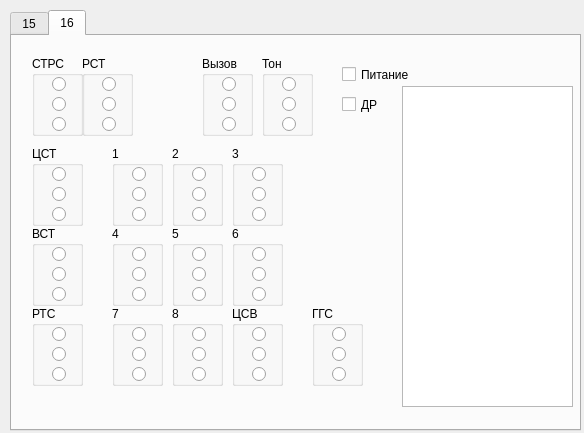
<?xml version="1.0" encoding="UTF-8"?>
<ui version="4.0">
 <class>MainWindow</class>
 <widget class="QMainWindow" name="MainWindow">
  <property name="geometry">
   <rect>
    <x>0</x>
    <y>0</y>
    <width>584</width>
    <height>433</height>
   </rect>
  </property>
  <property name="windowTitle">
   <string>MainWindow</string>
  </property>
  <property name="styleSheet">
   <string notr="true"/>
  </property>
  <widget class="QWidget" name="centralWidget">
   <widget class="QTabWidget" name="tabWidget">
    <property name="geometry">
     <rect>
      <x>10</x>
      <y>10</y>
      <width>571</width>
      <height>421</height>
     </rect>
    </property>
    <property name="currentIndex">
     <number>1</number>
    </property>
    <widget class="QWidget" name="widget">
     <attribute name="title">
      <string>15</string>
     </attribute>
     <widget class="QCheckBox" name="checkBox_2">
      <property name="geometry">
       <rect>
        <x>0</x>
        <y>10</y>
        <width>70</width>
        <height>17</height>
       </rect>
      </property>
      <property name="text">
       <string>Питание</string>
      </property>
     </widget>
     <widget class="QCheckBox" name="checkBox">
      <property name="geometry">
       <rect>
        <x>120</x>
        <y>10</y>
        <width>70</width>
        <height>21</height>
       </rect>
      </property>
      <property name="text">
       <string>ДР</string>
      </property>
     </widget>
     <widget class="QGroupBox" name="groupBox_5">
      <property name="geometry">
       <rect>
        <x>100</x>
        <y>140</y>
        <width>51</width>
        <height>80</height>
       </rect>
      </property>
      <property name="title">
       <string>Сброс</string>
      </property>
      <widget class="QRadioButton" name="radioButton_13">
       <property name="geometry">
        <rect>
         <x>20</x>
         <y>20</y>
         <width>16</width>
         <height>17</height>
        </rect>
       </property>
       <property name="text">
        <string/>
       </property>
      </widget>
      <widget class="QRadioButton" name="radioButton_14">
       <property name="geometry">
        <rect>
         <x>20</x>
         <y>40</y>
         <width>16</width>
         <height>17</height>
        </rect>
       </property>
       <property name="text">
        <string/>
       </property>
      </widget>
      <widget class="QRadioButton" name="radioButton_15">
       <property name="geometry">
        <rect>
         <x>20</x>
         <y>60</y>
         <width>16</width>
         <height>17</height>
        </rect>
       </property>
       <property name="text">
        <string/>
       </property>
      </widget>
     </widget>
     <widget class="QGroupBox" name="groupBox_3">
      <property name="geometry">
       <rect>
        <x>130</x>
        <y>40</y>
        <width>51</width>
        <height>80</height>
       </rect>
      </property>
      <property name="title">
       <string>Вызов</string>
      </property>
      <widget class="QRadioButton" name="radioButton_7">
       <property name="geometry">
        <rect>
         <x>20</x>
         <y>20</y>
         <width>16</width>
         <height>17</height>
        </rect>
       </property>
       <property name="text">
        <string/>
       </property>
      </widget>
      <widget class="QRadioButton" name="radioButton_8">
       <property name="geometry">
        <rect>
         <x>20</x>
         <y>40</y>
         <width>16</width>
         <height>17</height>
        </rect>
       </property>
       <property name="text">
        <string/>
       </property>
      </widget>
      <widget class="QRadioButton" name="radioButton_9">
       <property name="geometry">
        <rect>
         <x>20</x>
         <y>60</y>
         <width>16</width>
         <height>17</height>
        </rect>
       </property>
       <property name="text">
        <string/>
       </property>
      </widget>
     </widget>
     <widget class="QGroupBox" name="CTPC">
      <property name="geometry">
       <rect>
        <x>0</x>
        <y>40</y>
        <width>51</width>
        <height>80</height>
       </rect>
      </property>
      <property name="title">
       <string>СТРС</string>
      </property>
      <widget class="QRadioButton" name="radioButton">
       <property name="geometry">
        <rect>
         <x>20</x>
         <y>20</y>
         <width>16</width>
         <height>17</height>
        </rect>
       </property>
       <property name="text">
        <string/>
       </property>
      </widget>
      <widget class="QRadioButton" name="radioButton_2">
       <property name="geometry">
        <rect>
         <x>20</x>
         <y>40</y>
         <width>16</width>
         <height>17</height>
        </rect>
       </property>
       <property name="text">
        <string/>
       </property>
      </widget>
      <widget class="QRadioButton" name="radioButton_3">
       <property name="geometry">
        <rect>
         <x>20</x>
         <y>60</y>
         <width>16</width>
         <height>17</height>
        </rect>
       </property>
       <property name="text">
        <string/>
       </property>
      </widget>
     </widget>
     <widget class="QGroupBox" name="groupBox_2">
      <property name="geometry">
       <rect>
        <x>70</x>
        <y>40</y>
        <width>51</width>
        <height>80</height>
       </rect>
      </property>
      <property name="title">
       <string>РСТ</string>
      </property>
      <widget class="QRadioButton" name="radioButton_4">
       <property name="geometry">
        <rect>
         <x>20</x>
         <y>20</y>
         <width>16</width>
         <height>17</height>
        </rect>
       </property>
       <property name="text">
        <string/>
       </property>
      </widget>
      <widget class="QRadioButton" name="radioButton_5">
       <property name="geometry">
        <rect>
         <x>20</x>
         <y>40</y>
         <width>16</width>
         <height>17</height>
        </rect>
       </property>
       <property name="text">
        <string/>
       </property>
      </widget>
      <widget class="QRadioButton" name="radioButton_6">
       <property name="geometry">
        <rect>
         <x>20</x>
         <y>60</y>
         <width>16</width>
         <height>17</height>
        </rect>
       </property>
       <property name="text">
        <string/>
       </property>
      </widget>
     </widget>
     <widget class="QGroupBox" name="groupBox_4">
      <property name="geometry">
       <rect>
        <x>30</x>
        <y>140</y>
        <width>51</width>
        <height>80</height>
       </rect>
      </property>
      <property name="title">
       <string>РТС</string>
      </property>
      <widget class="QRadioButton" name="radioButton_10">
       <property name="geometry">
        <rect>
         <x>20</x>
         <y>20</y>
         <width>16</width>
         <height>17</height>
        </rect>
       </property>
       <property name="text">
        <string/>
       </property>
      </widget>
      <widget class="QRadioButton" name="radioButton_11">
       <property name="geometry">
        <rect>
         <x>20</x>
         <y>40</y>
         <width>16</width>
         <height>17</height>
        </rect>
       </property>
       <property name="text">
        <string/>
       </property>
      </widget>
      <widget class="QRadioButton" name="radioButton_12">
       <property name="geometry">
        <rect>
         <x>20</x>
         <y>60</y>
         <width>16</width>
         <height>17</height>
        </rect>
       </property>
       <property name="text">
        <string/>
       </property>
      </widget>
     </widget>
     <widget class="QTextBrowser" name="textBrowser">
      <property name="geometry">
       <rect>
        <x>200</x>
        <y>10</y>
        <width>231</width>
        <height>161</height>
       </rect>
      </property>
     </widget>
     <widget class="QPushButton" name="pushButton">
      <property name="geometry">
       <rect>
        <x>60</x>
        <y>240</y>
        <width>101</width>
        <height>41</height>
       </rect>
      </property>
      <property name="text">
       <string>PushButton</string>
      </property>
     </widget>
    </widget>
    <widget class="QWidget" name="tab_2">
     <attribute name="title">
      <string>16</string>
     </attribute>
     <widget class="QGroupBox" name="groupBox_6">
      <property name="geometry">
       <rect>
        <x>20</x>
        <y>20</y>
        <width>51</width>
        <height>80</height>
       </rect>
      </property>
      <property name="title">
       <string>СТРС</string>
      </property>
      <widget class="QRadioButton" name="radioButton_16">
       <property name="geometry">
        <rect>
         <x>20</x>
         <y>20</y>
         <width>16</width>
         <height>17</height>
        </rect>
       </property>
       <property name="text">
        <string/>
       </property>
      </widget>
      <widget class="QRadioButton" name="radioButton_17">
       <property name="geometry">
        <rect>
         <x>20</x>
         <y>40</y>
         <width>16</width>
         <height>17</height>
        </rect>
       </property>
       <property name="text">
        <string/>
       </property>
      </widget>
      <widget class="QRadioButton" name="radioButton_18">
       <property name="geometry">
        <rect>
         <x>20</x>
         <y>60</y>
         <width>16</width>
         <height>17</height>
        </rect>
       </property>
       <property name="text">
        <string/>
       </property>
      </widget>
     </widget>
     <widget class="QGroupBox" name="groupBox_7">
      <property name="geometry">
       <rect>
        <x>70</x>
        <y>20</y>
        <width>51</width>
        <height>80</height>
       </rect>
      </property>
      <property name="title">
       <string>РСТ</string>
      </property>
      <widget class="QRadioButton" name="radioButton_19">
       <property name="geometry">
        <rect>
         <x>20</x>
         <y>20</y>
         <width>16</width>
         <height>17</height>
        </rect>
       </property>
       <property name="text">
        <string/>
       </property>
      </widget>
      <widget class="QRadioButton" name="radioButton_20">
       <property name="geometry">
        <rect>
         <x>20</x>
         <y>40</y>
         <width>16</width>
         <height>17</height>
        </rect>
       </property>
       <property name="text">
        <string/>
       </property>
      </widget>
      <widget class="QRadioButton" name="radioButton_21">
       <property name="geometry">
        <rect>
         <x>20</x>
         <y>60</y>
         <width>16</width>
         <height>17</height>
        </rect>
       </property>
       <property name="text">
        <string/>
       </property>
      </widget>
     </widget>
     <widget class="QGroupBox" name="groupBox_8">
      <property name="geometry">
       <rect>
        <x>190</x>
        <y>20</y>
        <width>51</width>
        <height>80</height>
       </rect>
      </property>
      <property name="title">
       <string>Вызов</string>
      </property>
      <widget class="QRadioButton" name="radioButton_22">
       <property name="geometry">
        <rect>
         <x>20</x>
         <y>20</y>
         <width>16</width>
         <height>17</height>
        </rect>
       </property>
       <property name="text">
        <string/>
       </property>
      </widget>
      <widget class="QRadioButton" name="radioButton_23">
       <property name="geometry">
        <rect>
         <x>20</x>
         <y>40</y>
         <width>16</width>
         <height>17</height>
        </rect>
       </property>
       <property name="text">
        <string/>
       </property>
      </widget>
      <widget class="QRadioButton" name="radioButton_24">
       <property name="geometry">
        <rect>
         <x>20</x>
         <y>60</y>
         <width>16</width>
         <height>17</height>
        </rect>
       </property>
       <property name="text">
        <string/>
       </property>
      </widget>
     </widget>
     <widget class="QGroupBox" name="groupBox_9">
      <property name="geometry">
       <rect>
        <x>250</x>
        <y>20</y>
        <width>51</width>
        <height>80</height>
       </rect>
      </property>
      <property name="title">
       <string>Тон</string>
      </property>
      <widget class="QRadioButton" name="radioButton_25">
       <property name="geometry">
        <rect>
         <x>20</x>
         <y>20</y>
         <width>16</width>
         <height>17</height>
        </rect>
       </property>
       <property name="text">
        <string/>
       </property>
      </widget>
      <widget class="QRadioButton" name="radioButton_26">
       <property name="geometry">
        <rect>
         <x>20</x>
         <y>40</y>
         <width>16</width>
         <height>17</height>
        </rect>
       </property>
       <property name="text">
        <string/>
       </property>
      </widget>
      <widget class="QRadioButton" name="radioButton_27">
       <property name="geometry">
        <rect>
         <x>20</x>
         <y>60</y>
         <width>16</width>
         <height>17</height>
        </rect>
       </property>
       <property name="text">
        <string/>
       </property>
      </widget>
     </widget>
     <widget class="QCheckBox" name="checkBox_3">
      <property name="geometry">
       <rect>
        <x>330</x>
        <y>30</y>
        <width>70</width>
        <height>17</height>
       </rect>
      </property>
      <property name="text">
       <string>Питание</string>
      </property>
     </widget>
     <widget class="QCheckBox" name="checkBox_4">
      <property name="geometry">
       <rect>
        <x>330</x>
        <y>60</y>
        <width>70</width>
        <height>17</height>
       </rect>
      </property>
      <property name="text">
       <string>ДР</string>
      </property>
     </widget>
     <widget class="QGroupBox" name="groupBox_10">
      <property name="geometry">
       <rect>
        <x>20</x>
        <y>110</y>
        <width>51</width>
        <height>80</height>
       </rect>
      </property>
      <property name="title">
       <string>ЦСТ</string>
      </property>
      <widget class="QRadioButton" name="radioButton_28">
       <property name="geometry">
        <rect>
         <x>20</x>
         <y>20</y>
         <width>16</width>
         <height>17</height>
        </rect>
       </property>
       <property name="text">
        <string/>
       </property>
      </widget>
      <widget class="QRadioButton" name="radioButton_29">
       <property name="geometry">
        <rect>
         <x>20</x>
         <y>40</y>
         <width>16</width>
         <height>17</height>
        </rect>
       </property>
       <property name="text">
        <string/>
       </property>
      </widget>
      <widget class="QRadioButton" name="radioButton_30">
       <property name="geometry">
        <rect>
         <x>20</x>
         <y>60</y>
         <width>16</width>
         <height>17</height>
        </rect>
       </property>
       <property name="text">
        <string/>
       </property>
      </widget>
     </widget>
     <widget class="QGroupBox" name="groupBox_11">
      <property name="geometry">
       <rect>
        <x>20</x>
        <y>190</y>
        <width>51</width>
        <height>80</height>
       </rect>
      </property>
      <property name="title">
       <string>ВСТ</string>
      </property>
      <widget class="QRadioButton" name="radioButton_31">
       <property name="geometry">
        <rect>
         <x>20</x>
         <y>20</y>
         <width>16</width>
         <height>17</height>
        </rect>
       </property>
       <property name="text">
        <string/>
       </property>
      </widget>
      <widget class="QRadioButton" name="radioButton_32">
       <property name="geometry">
        <rect>
         <x>20</x>
         <y>40</y>
         <width>16</width>
         <height>17</height>
        </rect>
       </property>
       <property name="text">
        <string/>
       </property>
      </widget>
      <widget class="QRadioButton" name="radioButton_33">
       <property name="geometry">
        <rect>
         <x>20</x>
         <y>60</y>
         <width>16</width>
         <height>17</height>
        </rect>
       </property>
       <property name="text">
        <string/>
       </property>
      </widget>
     </widget>
     <widget class="QGroupBox" name="groupBox_12">
      <property name="geometry">
       <rect>
        <x>20</x>
        <y>270</y>
        <width>51</width>
        <height>80</height>
       </rect>
      </property>
      <property name="title">
       <string>РТС</string>
      </property>
      <widget class="QRadioButton" name="radioButton_34">
       <property name="geometry">
        <rect>
         <x>20</x>
         <y>20</y>
         <width>16</width>
         <height>17</height>
        </rect>
       </property>
       <property name="text">
        <string/>
       </property>
      </widget>
      <widget class="QRadioButton" name="radioButton_35">
       <property name="geometry">
        <rect>
         <x>20</x>
         <y>40</y>
         <width>16</width>
         <height>17</height>
        </rect>
       </property>
       <property name="text">
        <string/>
       </property>
      </widget>
      <widget class="QRadioButton" name="radioButton_36">
       <property name="geometry">
        <rect>
         <x>20</x>
         <y>60</y>
         <width>16</width>
         <height>17</height>
        </rect>
       </property>
       <property name="text">
        <string/>
       </property>
      </widget>
     </widget>
     <widget class="QGroupBox" name="groupBox_13">
      <property name="geometry">
       <rect>
        <x>100</x>
        <y>110</y>
        <width>51</width>
        <height>80</height>
       </rect>
      </property>
      <property name="title">
       <string>1</string>
      </property>
      <widget class="QRadioButton" name="radioButton_37">
       <property name="geometry">
        <rect>
         <x>20</x>
         <y>20</y>
         <width>16</width>
         <height>17</height>
        </rect>
       </property>
       <property name="text">
        <string/>
       </property>
      </widget>
      <widget class="QRadioButton" name="radioButton_38">
       <property name="geometry">
        <rect>
         <x>20</x>
         <y>40</y>
         <width>16</width>
         <height>17</height>
        </rect>
       </property>
       <property name="text">
        <string/>
       </property>
      </widget>
      <widget class="QRadioButton" name="radioButton_39">
       <property name="geometry">
        <rect>
         <x>20</x>
         <y>60</y>
         <width>16</width>
         <height>17</height>
        </rect>
       </property>
       <property name="text">
        <string/>
       </property>
      </widget>
     </widget>
     <widget class="QGroupBox" name="groupBox_14">
      <property name="geometry">
       <rect>
        <x>160</x>
        <y>110</y>
        <width>51</width>
        <height>80</height>
       </rect>
      </property>
      <property name="title">
       <string>2</string>
      </property>
      <widget class="QRadioButton" name="radioButton_40">
       <property name="geometry">
        <rect>
         <x>20</x>
         <y>20</y>
         <width>16</width>
         <height>17</height>
        </rect>
       </property>
       <property name="text">
        <string/>
       </property>
      </widget>
      <widget class="QRadioButton" name="radioButton_41">
       <property name="geometry">
        <rect>
         <x>20</x>
         <y>40</y>
         <width>16</width>
         <height>17</height>
        </rect>
       </property>
       <property name="text">
        <string/>
       </property>
      </widget>
      <widget class="QRadioButton" name="radioButton_42">
       <property name="geometry">
        <rect>
         <x>20</x>
         <y>60</y>
         <width>16</width>
         <height>17</height>
        </rect>
       </property>
       <property name="text">
        <string/>
       </property>
      </widget>
     </widget>
     <widget class="QGroupBox" name="groupBox_15">
      <property name="geometry">
       <rect>
        <x>220</x>
        <y>110</y>
        <width>51</width>
        <height>80</height>
       </rect>
      </property>
      <property name="title">
       <string>3</string>
      </property>
      <widget class="QRadioButton" name="radioButton_43">
       <property name="geometry">
        <rect>
         <x>20</x>
         <y>20</y>
         <width>16</width>
         <height>17</height>
        </rect>
       </property>
       <property name="text">
        <string/>
       </property>
      </widget>
      <widget class="QRadioButton" name="radioButton_44">
       <property name="geometry">
        <rect>
         <x>20</x>
         <y>40</y>
         <width>16</width>
         <height>17</height>
        </rect>
       </property>
       <property name="text">
        <string/>
       </property>
      </widget>
      <widget class="QRadioButton" name="radioButton_45">
       <property name="geometry">
        <rect>
         <x>20</x>
         <y>60</y>
         <width>16</width>
         <height>17</height>
        </rect>
       </property>
       <property name="text">
        <string/>
       </property>
      </widget>
     </widget>
     <widget class="QGroupBox" name="groupBox_16">
      <property name="geometry">
       <rect>
        <x>100</x>
        <y>190</y>
        <width>51</width>
        <height>80</height>
       </rect>
      </property>
      <property name="title">
       <string>4</string>
      </property>
      <widget class="QRadioButton" name="radioButton_46">
       <property name="geometry">
        <rect>
         <x>20</x>
         <y>20</y>
         <width>16</width>
         <height>17</height>
        </rect>
       </property>
       <property name="text">
        <string/>
       </property>
      </widget>
      <widget class="QRadioButton" name="radioButton_47">
       <property name="geometry">
        <rect>
         <x>20</x>
         <y>40</y>
         <width>16</width>
         <height>17</height>
        </rect>
       </property>
       <property name="text">
        <string/>
       </property>
      </widget>
      <widget class="QRadioButton" name="radioButton_48">
       <property name="geometry">
        <rect>
         <x>20</x>
         <y>60</y>
         <width>16</width>
         <height>17</height>
        </rect>
       </property>
       <property name="text">
        <string/>
       </property>
      </widget>
     </widget>
     <widget class="QGroupBox" name="groupBox_17">
      <property name="geometry">
       <rect>
        <x>160</x>
        <y>190</y>
        <width>51</width>
        <height>80</height>
       </rect>
      </property>
      <property name="title">
       <string>5</string>
      </property>
      <widget class="QRadioButton" name="radioButton_49">
       <property name="geometry">
        <rect>
         <x>20</x>
         <y>20</y>
         <width>16</width>
         <height>17</height>
        </rect>
       </property>
       <property name="text">
        <string/>
       </property>
      </widget>
      <widget class="QRadioButton" name="radioButton_50">
       <property name="geometry">
        <rect>
         <x>20</x>
         <y>40</y>
         <width>16</width>
         <height>17</height>
        </rect>
       </property>
       <property name="text">
        <string/>
       </property>
      </widget>
      <widget class="QRadioButton" name="radioButton_51">
       <property name="geometry">
        <rect>
         <x>20</x>
         <y>60</y>
         <width>16</width>
         <height>17</height>
        </rect>
       </property>
       <property name="text">
        <string/>
       </property>
      </widget>
     </widget>
     <widget class="QGroupBox" name="groupBox_18">
      <property name="geometry">
       <rect>
        <x>220</x>
        <y>190</y>
        <width>51</width>
        <height>80</height>
       </rect>
      </property>
      <property name="title">
       <string>6</string>
      </property>
      <widget class="QRadioButton" name="radioButton_52">
       <property name="geometry">
        <rect>
         <x>20</x>
         <y>20</y>
         <width>16</width>
         <height>17</height>
        </rect>
       </property>
       <property name="text">
        <string/>
       </property>
      </widget>
      <widget class="QRadioButton" name="radioButton_53">
       <property name="geometry">
        <rect>
         <x>20</x>
         <y>40</y>
         <width>16</width>
         <height>17</height>
        </rect>
       </property>
       <property name="text">
        <string/>
       </property>
      </widget>
      <widget class="QRadioButton" name="radioButton_54">
       <property name="geometry">
        <rect>
         <x>20</x>
         <y>60</y>
         <width>16</width>
         <height>17</height>
        </rect>
       </property>
       <property name="text">
        <string/>
       </property>
      </widget>
     </widget>
     <widget class="QGroupBox" name="groupBox_19">
      <property name="geometry">
       <rect>
        <x>100</x>
        <y>270</y>
        <width>51</width>
        <height>80</height>
       </rect>
      </property>
      <property name="title">
       <string>7</string>
      </property>
      <widget class="QRadioButton" name="radioButton_55">
       <property name="geometry">
        <rect>
         <x>20</x>
         <y>20</y>
         <width>16</width>
         <height>17</height>
        </rect>
       </property>
       <property name="text">
        <string/>
       </property>
      </widget>
      <widget class="QRadioButton" name="radioButton_56">
       <property name="geometry">
        <rect>
         <x>20</x>
         <y>40</y>
         <width>16</width>
         <height>17</height>
        </rect>
       </property>
       <property name="text">
        <string/>
       </property>
      </widget>
      <widget class="QRadioButton" name="radioButton_57">
       <property name="geometry">
        <rect>
         <x>20</x>
         <y>60</y>
         <width>16</width>
         <height>17</height>
        </rect>
       </property>
       <property name="text">
        <string/>
       </property>
      </widget>
     </widget>
     <widget class="QGroupBox" name="groupBox_20">
      <property name="geometry">
       <rect>
        <x>160</x>
        <y>270</y>
        <width>51</width>
        <height>80</height>
       </rect>
      </property>
      <property name="title">
       <string>8</string>
      </property>
      <widget class="QRadioButton" name="radioButton_58">
       <property name="geometry">
        <rect>
         <x>20</x>
         <y>20</y>
         <width>16</width>
         <height>17</height>
        </rect>
       </property>
       <property name="text">
        <string/>
       </property>
      </widget>
      <widget class="QRadioButton" name="radioButton_59">
       <property name="geometry">
        <rect>
         <x>20</x>
         <y>40</y>
         <width>16</width>
         <height>17</height>
        </rect>
       </property>
       <property name="text">
        <string/>
       </property>
      </widget>
      <widget class="QRadioButton" name="radioButton_60">
       <property name="geometry">
        <rect>
         <x>20</x>
         <y>60</y>
         <width>16</width>
         <height>17</height>
        </rect>
       </property>
       <property name="text">
        <string/>
       </property>
      </widget>
     </widget>
     <widget class="QGroupBox" name="groupBox_21">
      <property name="geometry">
       <rect>
        <x>220</x>
        <y>270</y>
        <width>51</width>
        <height>80</height>
       </rect>
      </property>
      <property name="title">
       <string>ЦСВ</string>
      </property>
      <widget class="QRadioButton" name="radioButton_61">
       <property name="geometry">
        <rect>
         <x>20</x>
         <y>20</y>
         <width>16</width>
         <height>17</height>
        </rect>
       </property>
       <property name="text">
        <string/>
       </property>
      </widget>
      <widget class="QRadioButton" name="radioButton_62">
       <property name="geometry">
        <rect>
         <x>20</x>
         <y>40</y>
         <width>16</width>
         <height>17</height>
        </rect>
       </property>
       <property name="text">
        <string/>
       </property>
      </widget>
      <widget class="QRadioButton" name="radioButton_63">
       <property name="geometry">
        <rect>
         <x>20</x>
         <y>60</y>
         <width>16</width>
         <height>17</height>
        </rect>
       </property>
       <property name="text">
        <string/>
       </property>
      </widget>
     </widget>
     <widget class="QGroupBox" name="groupBox_22">
      <property name="geometry">
       <rect>
        <x>300</x>
        <y>270</y>
        <width>51</width>
        <height>80</height>
       </rect>
      </property>
      <property name="title">
       <string>ГГС</string>
      </property>
      <widget class="QRadioButton" name="radioButton_64">
       <property name="geometry">
        <rect>
         <x>20</x>
         <y>20</y>
         <width>16</width>
         <height>17</height>
        </rect>
       </property>
       <property name="text">
        <string/>
       </property>
      </widget>
      <widget class="QRadioButton" name="radioButton_65">
       <property name="geometry">
        <rect>
         <x>20</x>
         <y>40</y>
         <width>16</width>
         <height>17</height>
        </rect>
       </property>
       <property name="text">
        <string/>
       </property>
      </widget>
      <widget class="QRadioButton" name="radioButton_66">
       <property name="geometry">
        <rect>
         <x>20</x>
         <y>60</y>
         <width>16</width>
         <height>17</height>
        </rect>
       </property>
       <property name="text">
        <string/>
       </property>
      </widget>
     </widget>
     <widget class="QTextBrowser" name="textBrowser_2">
      <property name="geometry">
       <rect>
        <x>390</x>
        <y>50</y>
        <width>171</width>
        <height>321</height>
       </rect>
      </property>
     </widget>
    </widget>
   </widget>
  </widget>
 </widget>
 <layoutdefault spacing="6" margin="11"/>
 <resources/>
 <connections/>
</ui>
